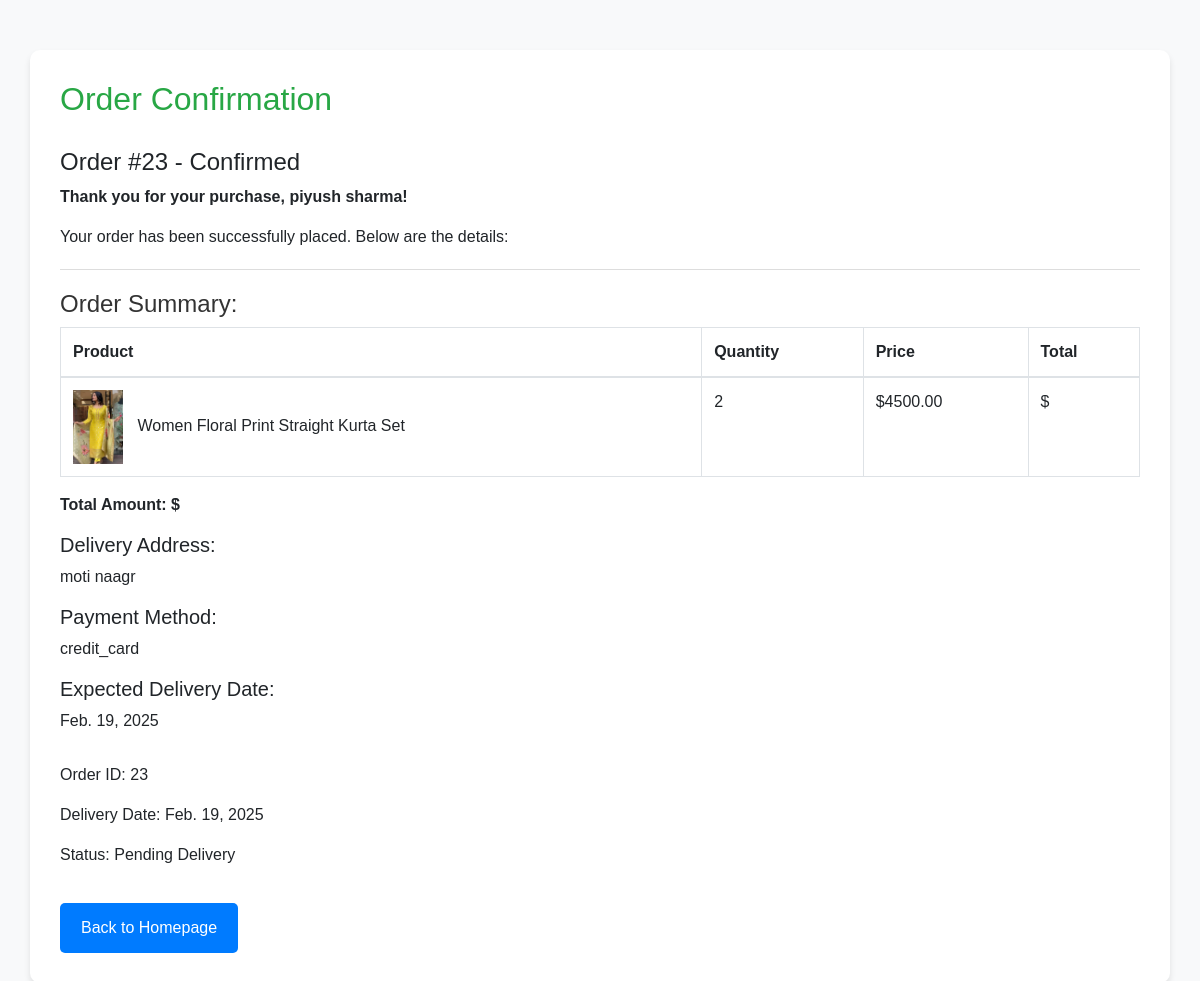
/order/confirmation/23/, run on the app's committed database.
### app/models.py (models this page shows, shortened)
class Order(models.Model):
    STATUS = [
        ('delivered', 'delivered'),
        ('confirmed', 'confirmed'),
        ('cancelled', 'cancelled'),
        ('pending', 'pending'),
    ]
    PAYMENT_METHODS = [
        ('credit_card', 'credit_card'),
        ('phone_pay', 'phone_pay'),
        ('paytm', 'paytm'),
        ('bank_transfer', 'bank_transfer')
    ]
    user = models.ForeignKey(User, on_delete=models.CASCADE, related_name="orders")
    product = models.ForeignKey(Product, on_delete=models.CASCADE)
    price = models.DecimalField(max_digits=10, decimal_places=2)
    quantity = models.PositiveIntegerField()
    booking_date = models.DateTimeField(auto_now_add=True)
    delivery_date = models.DateField(null=True, blank=True)
    status = models.CharField(max_length=10, choices=STATUS, default='pending')
    shipping_address = models.TextField()
    payment_method = models.CharField(max_length=20, choices=PAYMENT_METHODS, null=True, blank=True)

class Product(models.Model):
    product_name = models.CharField(max_length=80)
    product_price = models.DecimalField(max_digits=10, decimal_places=2, null=True, blank=True)
    product_description = models.TextField(null=True, blank=True)
    color = models.CharField(max_length=50, null=True, blank=True)
    material = models.CharField(max_length=100, null=True, blank=True)
    stock = models.IntegerField(null=True)
    category = models.ForeignKey(Category, on_delete=models.CASCADE)
    subcategory = models.ForeignKey(SubCategory, on_delete=models.CASCADE)
    user = models.ForeignKey(User, on_delete=models.CASCADE, null=True)

class ProductImage(models.Model):
    product = models.ForeignKey(Product, related_name="images", on_delete=models.CASCADE)
    image = models.ImageField(upload_to='product_images/')

### app/views.py (the view)
# urls.py: path('order/confirmation/<int:order_id>/', order_confirmation, name="order_confirmation"),
def order_confirmation(request,order_id):
    order = get_object_or_404(Order, id=order_id)
    total_price = order.quantity * order.price
    return render(request,"order_confirmation.html",{'order':order,
    'total_proce':total_price,
    'delivery_date':order.delivery_date})

### templates/order_confirmation.html (shortened to what this page needs)
<!DOCTYPE html>
<html lang="en">
<head>
    <link rel="stylesheet" href="https://stackpath.bootstrapcdn.com/bootstrap/4.5.2/css/bootstrap.min.css">
</head>
<body>
    <div class="container">
        <h2>Order Confirmation</h2>
        <div class="order-details">
            <h4>Order #{{ order.id }} - Confirmed</h4>
            <p><strong>Thank you for your purchase, {{ order.user.get_full_name }}!</strong></p>
            <p>Your order has been successfully placed. Below are the details:</p>
            <div class="order-summary">
                <h4>Order Summary:</h4>
                <table class="table table-bordered">
                    <thead>
                        <tr>
                            <th>Product</th>
                            <th>Quantity</th>
                            <th>Price</th>
                            <th>Total</th>
                        </tr>
                    </thead>
                    <tbody>
                        <tr>
                            <td>
                                <img src="{{ order.product.images.first.image.url }}" alt="{{ order.product.product_name }}" class="product-img">
                                {{ order.product.product_name }}
                            </td>
                            <td>{{ order.quantity }}</td>
                            <td>${{ order.price }}</td>
                            <td>${{ total_price }}</td>
                        </tr>
                    </tbody>
                </table>
                <p><strong>Total Amount: ${{ total_price }}</strong></p>
                <h5>Delivery Address:</h5>
                <p>{{ order.shipping_address }}</p>
                <h5>Payment Method:</h5>
                <p>{{ order.payment_method }}</p>
                <h5>Expected Delivery Date:</h5>
                <p>{{ order.delivery_date }}</p>
                <div class="order-details">
                    <p>Order ID: {{ order.id }}</p>
                    <p>Delivery Date: {{ order.delivery_date }}</p>
                    {% if is_delivered %}
                        <p>Status: Delivered</p>
                    {% else %}
                        <p>Status: Pending Delivery</p>
                    {% endif %}
                </div>
            </div>
            <a href="/" class="btn">Back to Homepage</a>
        </div>
    </div>
</body>
</html>

### templates/order_confirmation.html (style rules this page uses)
body { font-family: Arial, sans-serif; background-color: #f8f9fa; padding-top: 50px; }
.container { background-color: #fff; padding: 30px; border-radius: 10px; box-shadow: 0 4px 6px rgba(0, 0, 0, 0.1); }
h2 { color: #28a745; margin-bottom: 20px; }
.order-details { margin-top: 30px; }
.order-summary { margin-top: 20px; border-top: 1px solid #ddd; padding-top: 20px; }
.order-summary h4 { color: #333; }
.product-img { width: 50px; height: auto; margin-right: 10px; }
.btn { background-color: #007bff; color: white; padding: 12px 20px; border-radius: 5px; text-decoration: none; display: inline-block; margin-top: 20px; }

### data on the page
Order: id "23", user.get_full_name "piyush sharma", product.images.first.image (picture), product.product_name "Women Floral Print Straight Kurta Set", quantity "2", price "4500.00", shipping_address "moti naagr", payment_method "credit_card", delivery_date "Feb. 19, 2025"
